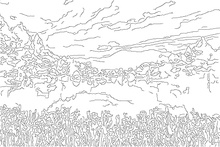
%> input picture final project/results/canny.jpg, 220 x 147 px, shrunk from 1024 x 683 before the run, given in place of outs.jpg, which was not available
$ octave two.m   (GNU Octave 9; MATLAB toolbox functions it lacks are replaced by stand-ins)
%> lines starting %> are read from the running program, lines starting %| are printed output that depends on the picture; in (x1, y1, x2, y2) boxes, pixels count from 0 and x2, y2 are one past the last pixel; in counts of white or black regions, pixels touching at a corner belong together; the program's own positions count from 1; pictures that were not available may be replaced by others from this repository, and a replacement may not be noted
filename = "s";
filename = "out"+filename+".jpg";
a = imread(filename);
%> a is the input picture: size 147x220 uint8; min 133, max 255, mean 234.6
s = size(a);
%> s = [147 220]
b = rgb2gray(a);
ed = edge(b,'Canny');
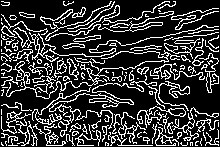
%> ed: size 147x220 logical; 22.2% white in thin lines or dots
%figure,imshow(ed), title("canny");
randm = zeros(s(1), s(2));
b = 0;
w = 1;
for j = 2:s(1)-1
    for k = 2:s(2)-1
        if ed(j,k) == b
            if(ed(j-1,k-1) == w || ed(j-1,k) == w || ed(j-1,k+1) == w || ed(j,k-1) == w ||ed(j,k+1) == w ||ed(j+1,k-1) == w ||ed(j+1,k) == w ||ed(j+1,k+1) == w)
                if rand > 0.3
                    randm(j,k) = w;
                end
             end
        end
    end
end
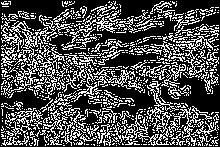
%> randm: size 147x220 double; values 0 (black) and 1 (white), 30.8% white in thin lines or dots
ed = ed + randm;
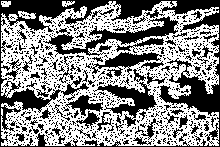
%> ed: size 147x220 double; values 0 (black) and 1 (white), 52.9% white; 878 black regions (808 under 20 px), largest, box (x1, y1, x2, y2) and area: (0, 0, 220, 147) 6529, (43, 16, 179, 57) 1408, (93, 82, 157, 128) 974
ed = not(ed);
figure, imshow(ed), title("canny + ��t�������N")
%%%%%%
%> (the run ends here)
